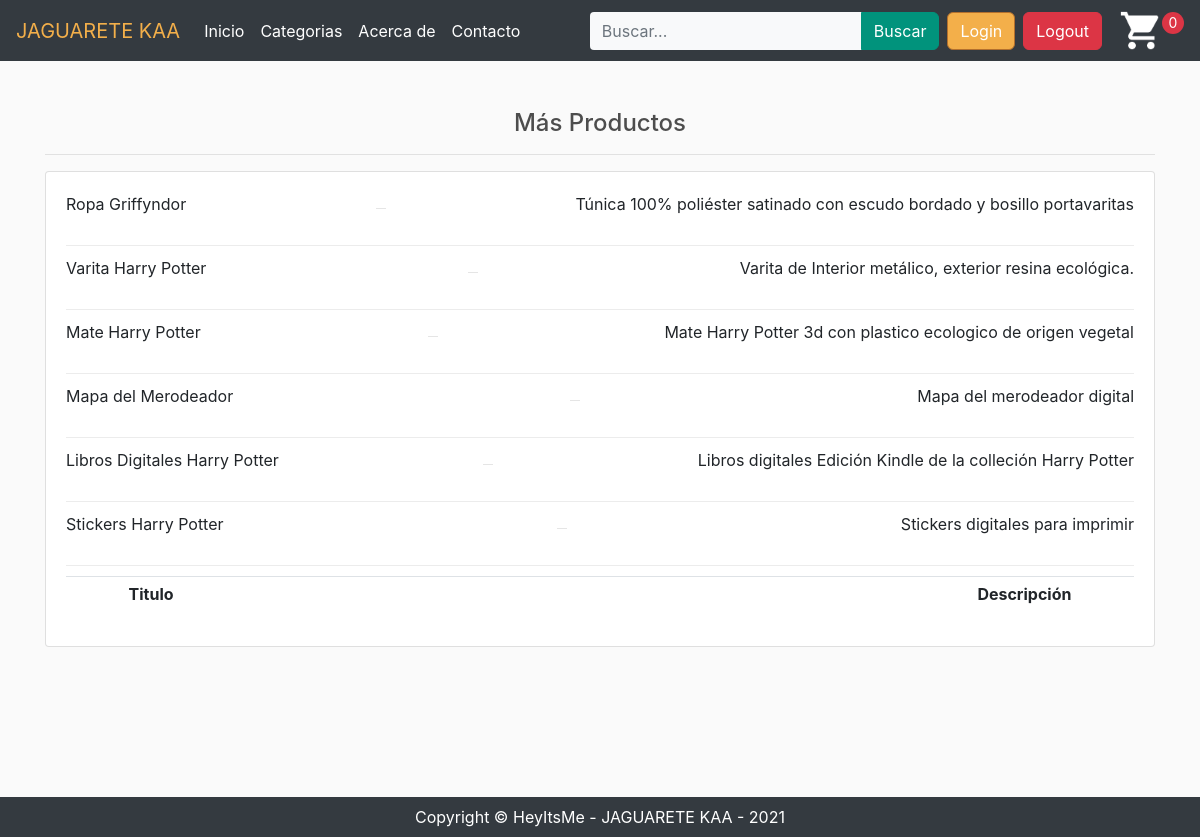
Page /categories/ on the committed database.
### store/models.py (models this page shows, shortened)
class Product(models.Model):
	name = models.CharField(max_length=200)
	description = models.CharField(max_length=200, null=True)
	price = models.DecimalField(max_digits=6, decimal_places=2)
	digital = models.BooleanField(default=False,null=True, blank=True)
	image = models.ImageField(null=True, blank=True)

### store/views.py (the view)
# urls.py: path('categories/', views.categories, name="categories"),
def categories(request):
	data = cartData(request)
	cartItems = data['cartItems']
	products = Product.objects.all()[:6]
	context = {'products':products,'cartItems':cartItems}
	return render(request, 'store/categories.html', context)

### store/utils.py (called while the page is built, shortened)
def cookieCart(request):
    try:
        cart = json.loads(request.COOKIES['cart'])
    except:
        cart = {}
        print('cart:', cart)
    items = []
    order = {'get_cart_total':0, 'get_cart_items':0, 'shipping': False}
    cartItems = order['get_cart_items']
    return {'cartItems':cartItems, 'order':order, 'items':items}

def cartData(request):
	if request.user.is_authenticated:
		customer = request.user.customer
		order, created = Order.objects.get_or_create(customer=customer, complete=False)
		items = order.orderitem_set.all()
		cartItems = order.get_cart_items
	else:
		cookieData = cookieCart(request)
		cartItems = cookieData['cartItems']
		order = cookieData['order']
		items = cookieData['items']
	return {'cartItems':cartItems ,'order':order, 'items':items}

### store/templates/store/categories.html (shortened to what this page needs)
{% extends 'store/main.html' %}
{% load static %}

### store/templates/store/main.html (shortened to what this page needs)
<!DOCTYPE html>
{% load static %}
<html>
<head>
	<link rel="stylesheet" href="https://stackpath.bootstrapcdn.com/bootstrap/4.4.1/css/bootstrap.min.css">
	<link rel="stylesheet" type="text/css" href="{% static 'css/main.css' %}">
</head>
<body>
	<nav class="navbar navbar-expand-lg navbar-dark bg-dark">
	  <a class="navbar-brand" id="navbar-brand" href="{% url 'store' %}">JAGUARETE KAA</a>
	  <div class="collapse navbar-collapse" id="navbarSupportedContent">
	    <ul class="navbar-nav mr-auto">
	      <li class="nav-item active">
	        <a class="nav-link" href="{% url 'store' %}"> Inicio <span class="sr-only">(current)</span></a>
	      </li>
		  <li class="nav-item active">
	        <a class="nav-link" href="{% url 'categories' %}"> Categorias <span class="sr-only">(current)</span></a>
	      </li>
		  <li class="nav-item active">
	        <a class="nav-link" href="{% url 'about' %}"> Acerca de <span class="sr-only">(current)</span></a>
	      </li>
		  <li class="nav-item active">
	        <a class="nav-link" href="{% url 'contact' %}"> Contacto <span class="sr-only">(current)</span></a>
	      </li>
	    </ul>
	    <div class="form-inline my-2 my-lg-0">
			{% include "./search.html" %}
	     	<a href="{% url 'login' %}"class="btn btn-warning">Login</a>
			<span ><a  class="btn btn-danger" id="btn-logout" href="{% url 'logout' %}">Logout</a></span>
	     	<a href="{% url 'cart' %}">
	    		<img  id="cart-icon" src="{% static 'images/cart.png' %}">
	    	</a>
	    	<p id="cart-total">{{cartItems}}</p>
	    </div>
	  </div>
	</nav>
     <div class="container">
            <br>
			<br>
			<div class="status-row">
				<div class="row">
					<div class="col-md-12">
						<h4>Más Productos</h4>
						<hr>
						<div class="card card-body">
							<table class="table table-sm">
								<tr>
									{% for product in products %}
									<div class="cart-row">
										<div><p>{{product.name}}</p></div>
										<hr style="padding: 5px;">
										<div><p>{{product.description}}</p></div>
									</div>
									{% endfor %}
									<th></th>
									<th style="text-align:left">Titulo</th>
									<th style="text-align:right">Descripción</th>
									<th></th>
								</tr>
							</table>
						</div>
					</div>
				</div>
			</div>
	</div>
	<footer id="footer" class="navbar-expand-lg navbar-dark bg-dark">
		Copyright © HeyItsMe - JAGUARETE KAA - 2021
	</footer>
</body>
</html>

### static/css/main.css (style rules this page uses)
body { background-color: hsl(0, 0%, 98%); min-width: 360px; }
h1,h2,h3,h4,h5,h6 { color:hsl(0, 0%, 30%); }
#navbar-brand { color: #f3af4a; }
.container { min-height: calc(90vh - 1rem); }
#cart-icon { width: 45px; display: inline-block; margin-left: 15px; }
#cart-total { display: block; text-align: center; color:#fff; background-color: #dc3545; width: 22px; height: 22px; border-radius: 50%; font-size: 14px; }
.btn { border-radius: 6px; }
.btn-warning { color: #fff; background-color: #f3af4a; border-color: #b3702d; }
.status-row { text-align: center; }
.cart-row { display: flex; align-items: flex-stretch; padding-bottom: 10px; margin-bottom: 10px; border-bottom: 1px solid #ececec; flex: auto; }
#btn-logout { margin-left: 8px; }
#footer { display: flex; justify-content: center; color:#fff; margin-top: 2rem; padding: .5rem 1rem; }

### rows in the picture
Product: name "Ropa Griffyndor", description "Túnica 100% poliéster satinado con escudo bordado y bosillo portavaritas"
Product: name "Varita Harry Potter", description "Varita de Interior metálico, exterior resina ecológica."
Product: name "Mate Harry Potter", description "Mate Harry Potter 3d con plastico ecologico de origen vegetal"
Product: name "Mapa del Merodeador", description "Mapa del merodeador digital"
Product: name "Libros Digitales Harry Potter", description "Libros digitales Edición Kindle de la colleción Harry Potter"
Product: name "Stickers Harry Potter", description "Stickers digitales para imprimir"

### other values in the picture
{{ cartItems }} "0"
